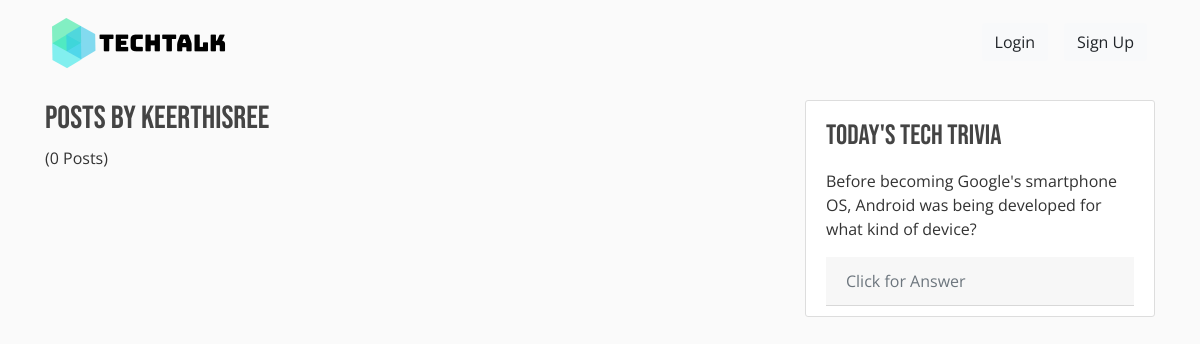
The app's page /user/Keerthisree, older data.
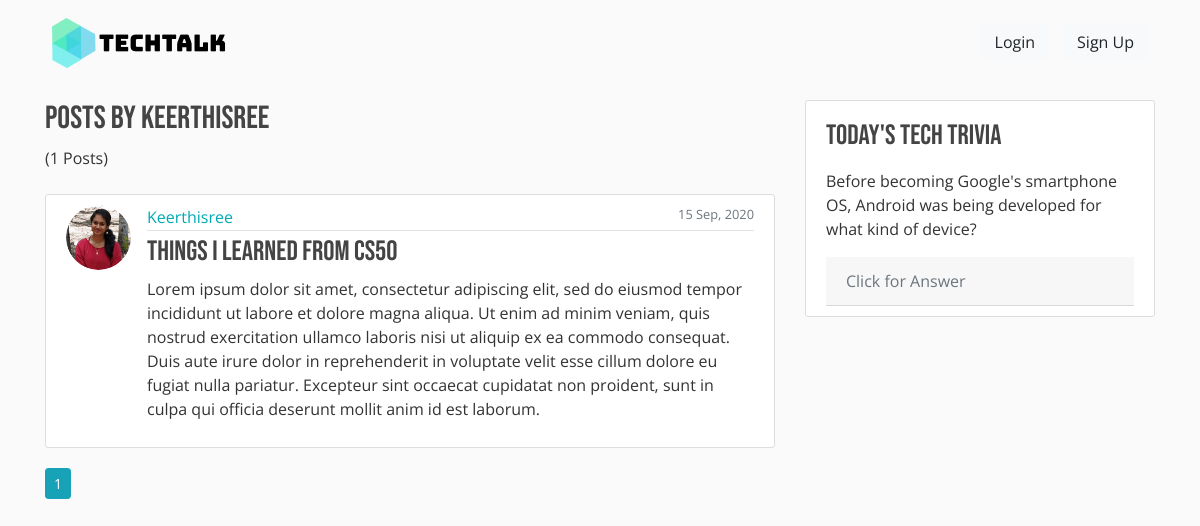
The same page, newer data.
### techtalk/models.py (models this page shows, shortened)
class Post(db.Model):
    id = db.Column(db.Integer, primary_key=True)
    title = db.Column(db.String(100), nullable=False)
    date_posted = db.Column(db.DateTime, nullable=False, default=datetime.utcnow)
    content = db.Column(db.Text, nullable=False)
    user_id = db.Column(db.Integer, db.ForeignKey('user.id'), nullable=False)

class User(db.Model, UserMixin):
    id = db.Column(db.Integer, primary_key=True)
    username = db.Column(db.String(20), unique=True, nullable=False)
    email = db.Column(db.String(120), unique=True, nullable=False)
    image_file = db.Column(db.String(20), nullable=False, default='default.jpg')
    password = db.Column(db.String(60), nullable=False)
    posts = db.relationship('Post', backref='author', lazy=True)

### techtalk/users/routes.py (the view)
@users.route("/user/<string:username>")
def user_posts(username):
    page = request.args.get('page', 1, type=int)
    user = User.query.filter_by(username=username).first_or_404()
    posts = Post.query.filter_by(author=user)\
        .order_by(Post.date_posted.desc())\
        .paginate(page=page, per_page=5)
    return render_template('user_posts.html', posts=posts, user=user)

### techtalk/templates/user_posts.html
{% extends "layout.html" %}
{% block content %}
<h2 class="mb-2">Posts by {{ user.username }}</h2>
<p class="mb-4">({{ posts.total }} Posts)</p>
{% for post in posts.items %}
<article class="media content-section">
    <img class="rounded-circle article-img" src="{{ url_for('static', filename='profile_pics/' + post.author.image_file) }}" alt="">
    <div class="media-body">
        <div class="article-metadata">
            <a class="mr-2" href="{{ url_for('users.user_posts', username=post.author.username) }}">{{ post.author.username }}</a>
            <small class="text-muted float-right">{{ post.date_posted.strftime('%d %b, %Y') }}</small>
        </div>
        <h3><a class="article-title" href="{{ url_for('posts.post', post_id=post.id) }}">{{ post.title }}</a></h3>
        <p class="article-content">{{ post.content }}</p>
    </div>
</article>
{% endfor %}
{% for page_num in posts.iter_pages(left_edge=1, right_edge=1, left_current=1, right_current=2) %}
    {% if page_num %}
        {% if posts.page == page_num %}
        <a class="btn btn-sm btn-info mb-4" href="{{ url_for('users.user_posts', username=user.username, page=page_num) }}">{{ page_num }}</a>
        {% else %}
        <a class="btn btn-sm btn-outline-info mb-4" href="{{ url_for('users.user_posts', username=user.username, page=page_num) }}">{{ page_num }}</a>
        {% endif %}
    {% else %}
    ...
    {% endif %}
{% endfor %}
{% endblock content %}

Row changes from the older to the newer data that the page shows:
added Post: image_file (picture), author.username "Keerthisree", date_posted "15 Sep, 2020", title "Things I Learned from CS50", content "Lorem ipsum dolor sit amet, consectetur adipiscing elit, sed do eiusmod tempor incididunt ut labore et dolore magna aliqua. Ut enim ad minim veniam, quis nostrud exercitation ullamco laboris nisi ut aliquip ex ea commodo consequat. Duis aute irure dolor in reprehenderit in voluptate velit esse cillum dolore eu fugiat nulla pariatur. Excepteur sint occaecat cupidatat non proident, sunt in culpa qui officia deserunt mollit anim id est laborum."
Text that changed along with them:
{{ posts.total }}: "0" → "1"
new list line: "1"
